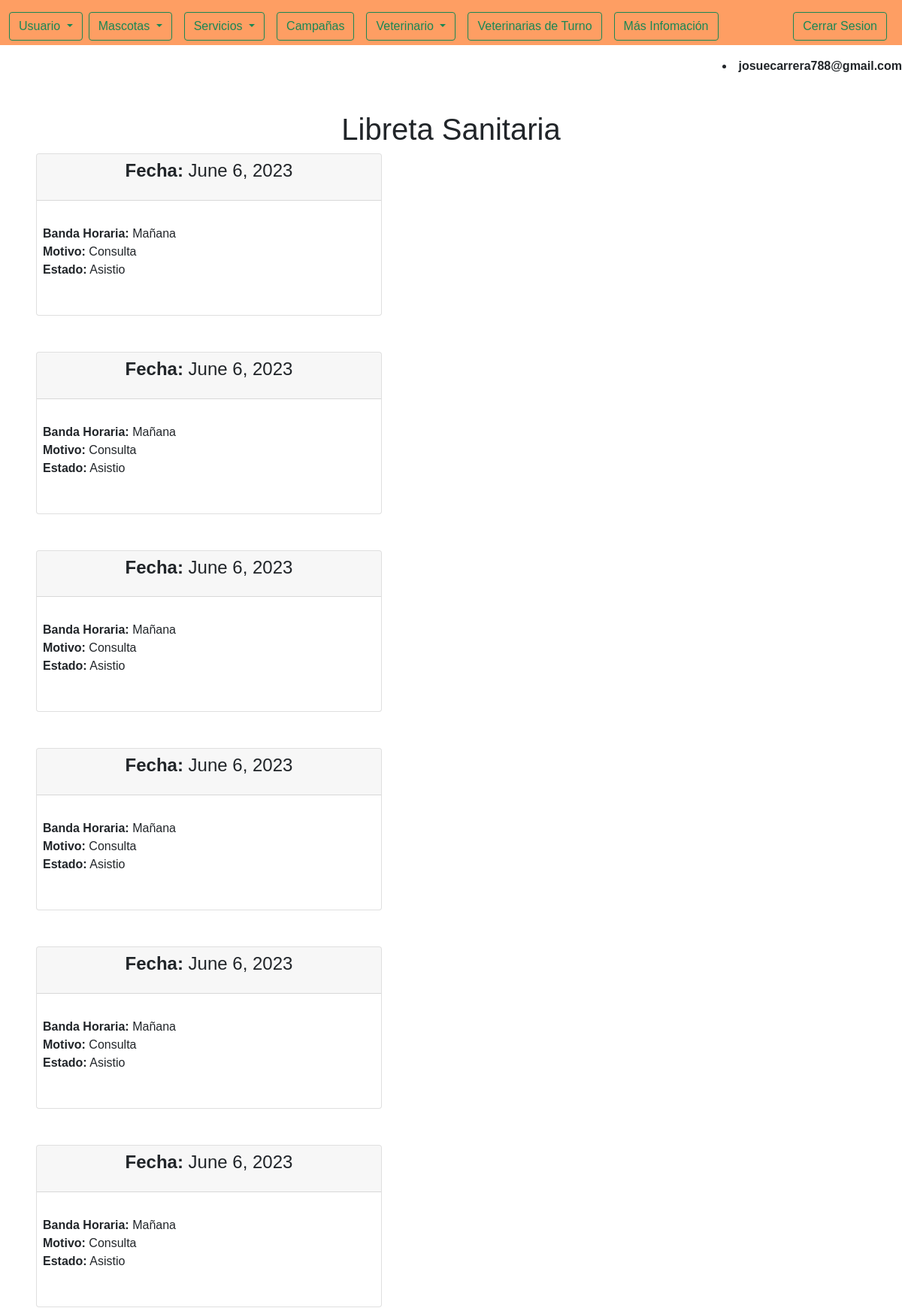
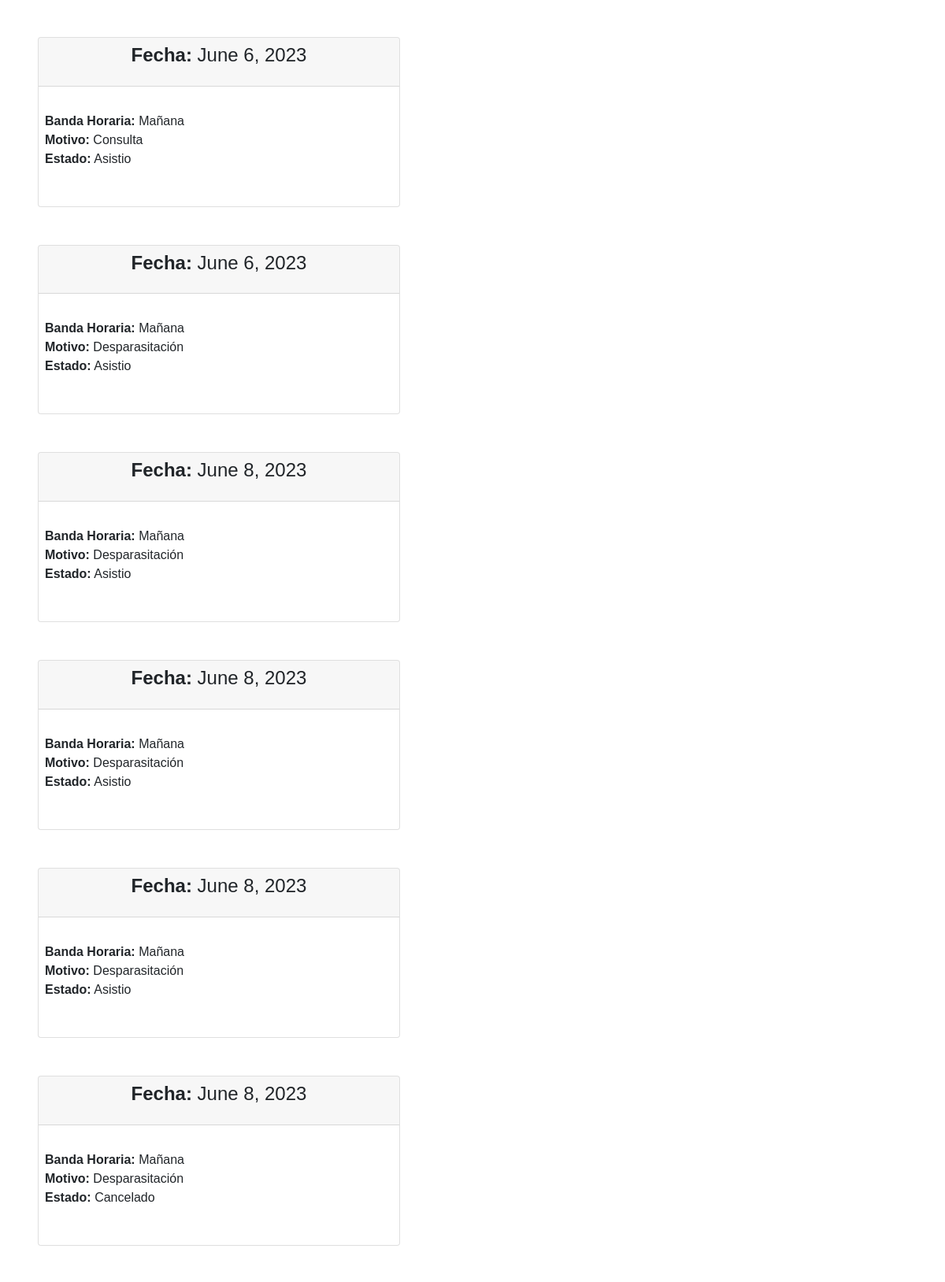
Screenshot of /ver_historial_de_turnos/ (signed in, upper part) with the database file from the repository (2 pictures, top to bottom).
### main/models.py (models this page shows, shortened)
class User(AbstractUser):
    is_veterinario = models.BooleanField(null=True, default=False)
    descuento = models.IntegerField(default=0, blank=True)

class Turno(models.Model):
    id = models.AutoField(primary_key=True)
    fecha= models.DateField(error_messages={
            'invalid': 'Fecha incorrecta. Use el formato AAAA-MM-DD'
        })
    asistio = models.BooleanField()
    cliente= models.ForeignKey(Cliente,on_delete=models.CASCADE)
    ESTADO = (
        ('E','Esperando Confirmacion'),
        ('A','Aceptado'),
        ('R','Rechazado'),
        ('As', 'Asistio'),
        ('Ca', 'Cancelado'),
        ('F', 'Falto')
    )
    MOTIVO = (
        ('Consulta','Consulta'),
        ('Urgencia','Urgencia'),
        ('Castración','Castración'),
        ('Vacunación de tipo A','Vacunación de tipo A'),
        ('Vacunación de tipo B','Vacunación de tipo B'),
        ('Desparasitación','Desparasitación')
    )
    BANDA_HORARIA = (
        ('Mañana', 'Mañana'),
        ('Tarde', 'Tarde'),
    )
    banda_horaria = models.CharField(max_length=100, choices=BANDA_HORARIA, default='Mañana', help_text='Mañana(7 a 12hs) - Tarde(12 a 18hs)')
    motivo= models.CharField(max_length=100, choices=MOTIVO, default='Consulta')
    estado = models.CharField(max_length=100, choices=ESTADO, blank=True, default='Esperando Confirmación')
    mascota = models.ForeignKey(Mascota, on_delete=models.SET_NULL, null=True, blank=True)

### Turno/views.py (the view)
# urls.py: path('ver_historial_de_turnos/',views.ver_historial_de_turnos, name="ver historial de turnos"),
@login_required
def ver_historial_de_turnos(request):
    usuarios = Turno.objects.filter(cliente__usuario__email=request.user.email)
    if(usuarios.exists()):
        data = Turno.objects.filter(mascota__dueno__usuario__email=request.user.email)
    else:
        data = []
    return render(request, 'historial/turnos_solicitados.html', {'data': data})

### Turno/templates/historial/turnos_solicitados.html
{% extends "base.html" %}
{% block content %}
<div class="text-center">
  <h1>Libreta Sanitaria</h1>
</div>
{% if data %}
    {% for turno in data %}
    <div class="card mb-5 col-md-5">
        <div class="card-header text-center">
            <h4><p><strong>Fecha:</strong> {{ turno.fecha }}</p></h4>
        </div>
        <div class="card-body p-2">
            <br>
            <strong>Banda Horaria:</strong> {{ turno.banda_horaria }}
            <br>
            <strong>Motivo:</strong> {{ turno.motivo }}
            <br>
            <p><strong>Estado:</strong> {{ turno.get_estado_display }}</p>
            <br>
        </div>
    </div>
    {% endfor %}
{% else %}
<p>Sin turnos solicitados</p>
{% endif %}
{% endblock %}

### templates/base.html (shortened to what this page needs)
<!DOCTYPE html>
<html lang="en">
<head>
    <link href="https://cdn.jsdelivr.net/npm/bootstrap@5.0.2/dist/css/bootstrap.min.css" rel="stylesheet">
</head>
<body style="font-family: Arial;">
<div class="" style="height: 60px; background-color: rgb(254, 158, 99);">
{% include 'partials/_header.html' with user_type=user_type %}
</div>
<div class="col-md-12 text-end mt-3" style="">
     <li class="fw-bold">{{ user.get_username }}</li>
</div>
<div>
    <main style="" class="p-5">
        {% block content%}
        {% endblock%}
    </main>
</div>
</body>
</html>

### templates/partials/_header.html (shortened to what this page needs)
<nav class="navbar navbar-expand-lg">
    <div class="container-fluid">
        <div class="collapse navbar-collapse" id="navbarSupportedContent">
            {% if user.is_authenticated %}
            <div class="dropdown">
                <a class="btn btn-outline-success dropdown-toggle" href="#" role="button" id="dropdownMenuLink"
                    data-bs-toggle="dropdown" aria-expanded="false">
                    Usuario
                </a>
            </div>
            <div class="dropdown" style="display: inline-block;">
                <button class="btn btn-outline-success m-2 dropdown-toggle" type="button" id="dropdownMenuButton1"
                    data-bs-toggle="dropdown" aria-expanded="false">
                    Mascotas
                </button>
            </div>
            <div class="dropdown" style="display: inline-block;">
                <button class="btn btn-outline-success m-2 dropdown-toggle" type="button" id="dropdownMenuButton1"
                    data-bs-toggle="dropdown" aria-expanded="false">
                    Servicios
                </button>
            </div>
            <form style="display: inline-block;" action="http://127.0.0.1:8000/ver_campanas/{{ user.id }}/">
                <input type="submit" class="m-2 btn btn-outline-success" value="Campañas" />
            </form>
            {% if user.is_veterinario %}
            <div class="dropdown" style="display: inline-block;">
                <button class="btn btn-outline-success m-2 dropdown-toggle" type="button" id="dropdownMenuButton1"
                    data-bs-toggle="dropdown" aria-expanded="false">
                    Veterinario
                </button>
            </div>
            {% endif %}
            <form style="display: inline-block;" action="http://127.0.0.1:8000/ver_veterinarias_de_turno/">
                <input type="submit" class="m-2 btn btn-outline-success" value="Veterinarias de Turno" />
            </form>
            <form style="display: inline-block;" action="http://127.0.0.1:8000/about/">
                <input type="submit" class="m-2 btn btn-outline-success" value="Más Infomación" />
            </form>
            <div class="navbar-nav ms-auto">
                <li>
                    <a class="m-2 btn btn-outline-success" href="http://127.0.0.1:8000/confirmar_cerrar_sesion/">Cerrar
                        Sesion</a>
                </li>
            </div>
            {% endif %}
        </div>
    </div>
</nav>

### templates/partials/_footer.html (shortened to what this page needs)
{% load static %}

### rows the page displays
User: get_username "josuecarrera788@gmail.com"
Turno: fecha "June 6, 2023", banda_horaria "Mañana", motivo "Consulta", estado "Asistio"
Turno: fecha "June 6, 2023", banda_horaria "Mañana", motivo "Consulta", estado "Asistio"
Turno: fecha "June 6, 2023", banda_horaria "Mañana", motivo "Consulta", estado "Asistio"
Turno: fecha "June 6, 2023", banda_horaria "Mañana", motivo "Consulta", estado "Asistio"
Turno: fecha "June 6, 2023", banda_horaria "Mañana", motivo "Consulta", estado "Asistio"
Turno: fecha "June 6, 2023", banda_horaria "Mañana", motivo "Consulta", estado "Asistio"
Turno: fecha "June 6, 2023", banda_horaria "Mañana", motivo "Consulta", estado "Asistio"
Turno: fecha "June 6, 2023", banda_horaria "Mañana", motivo "Desparasitación", estado "Asistio"
Turno: fecha "June 8, 2023", banda_horaria "Mañana", motivo "Desparasitación", estado "Asistio"
Turno: fecha "June 8, 2023", banda_horaria "Mañana", motivo "Desparasitación", estado "Asistio"
Turno: fecha "June 8, 2023", banda_horaria "Mañana", motivo "Desparasitación", estado "Asistio"
Turno: fecha "June 8, 2023", banda_horaria "Mañana", motivo "Desparasitación", estado "Cancelado"
